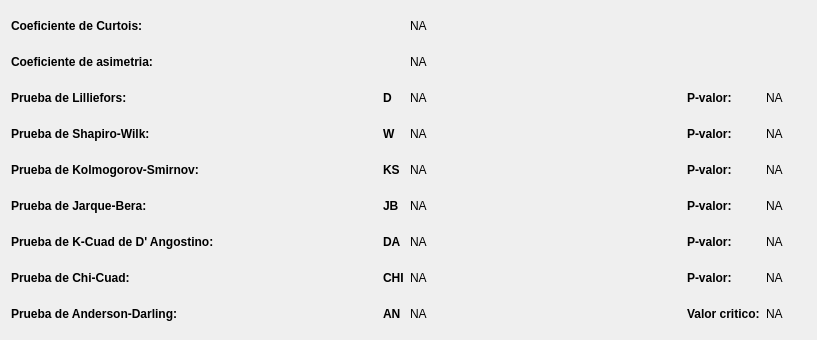
<?xml version="1.0" encoding="UTF-8"?>
<ui version="4.0">
 <class>WidgetTestNormalResidualStudentized</class>
 <widget class="QWidget" name="WidgetTestNormalResidualStudentized">
  <property name="geometry">
   <rect>
    <x>0</x>
    <y>0</y>
    <width>817</width>
    <height>340</height>
   </rect>
  </property>
  <property name="windowTitle">
   <string>Form</string>
  </property>
  <layout class="QGridLayout" name="gridLayout">
   <item row="0" column="0" colspan="2">
    <widget class="QLabel" name="labelCOEFF_CURTOSIS_RE">
     <property name="sizePolicy">
      <sizepolicy hsizetype="Maximum" vsizetype="Preferred">
       <horstretch>0</horstretch>
       <verstretch>0</verstretch>
      </sizepolicy>
     </property>
     <property name="font">
      <font>
       <weight>75</weight>
       <bold>true</bold>
      </font>
     </property>
     <property name="text">
      <string>Coeficiente de Curtois:</string>
     </property>
    </widget>
   </item>
   <item row="0" column="2" colspan="6">
    <spacer name="horizontalSpacer_10">
     <property name="orientation">
      <enum>Qt::Horizontal</enum>
     </property>
     <property name="sizeType">
      <enum>QSizePolicy::Minimum</enum>
     </property>
     <property name="sizeHint" stdset="0">
      <size>
       <width>187</width>
       <height>20</height>
      </size>
     </property>
    </spacer>
   </item>
   <item row="0" column="8">
    <widget class="QLabel" name="lOCOEFF_CURTOSIS_RE">
     <property name="sizePolicy">
      <sizepolicy hsizetype="Minimum" vsizetype="Preferred">
       <horstretch>0</horstretch>
       <verstretch>0</verstretch>
      </sizepolicy>
     </property>
     <property name="text">
      <string>NA</string>
     </property>
    </widget>
   </item>
   <item row="0" column="9" colspan="3">
    <spacer name="horizontalSpacer">
     <property name="orientation">
      <enum>Qt::Horizontal</enum>
     </property>
     <property name="sizeType">
      <enum>QSizePolicy::Minimum</enum>
     </property>
     <property name="sizeHint" stdset="0">
      <size>
       <width>355</width>
       <height>20</height>
      </size>
     </property>
    </spacer>
   </item>
   <item row="1" column="0" colspan="3">
    <widget class="QLabel" name="labelCOEFF_ASYMETRY_RE">
     <property name="sizePolicy">
      <sizepolicy hsizetype="Maximum" vsizetype="Preferred">
       <horstretch>0</horstretch>
       <verstretch>0</verstretch>
      </sizepolicy>
     </property>
     <property name="font">
      <font>
       <weight>75</weight>
       <bold>true</bold>
      </font>
     </property>
     <property name="text">
      <string>Coeficiente de asimetria:</string>
     </property>
    </widget>
   </item>
   <item row="1" column="3" colspan="5">
    <spacer name="horizontalSpacer_11">
     <property name="orientation">
      <enum>Qt::Horizontal</enum>
     </property>
     <property name="sizeType">
      <enum>QSizePolicy::Minimum</enum>
     </property>
     <property name="sizeHint" stdset="0">
      <size>
       <width>155</width>
       <height>20</height>
      </size>
     </property>
    </spacer>
   </item>
   <item row="1" column="8">
    <widget class="QLabel" name="lOCOEFF_ASYMETRY_RE">
     <property name="sizePolicy">
      <sizepolicy hsizetype="Minimum" vsizetype="Preferred">
       <horstretch>0</horstretch>
       <verstretch>0</verstretch>
      </sizepolicy>
     </property>
     <property name="text">
      <string>NA</string>
     </property>
    </widget>
   </item>
   <item row="1" column="9" colspan="3">
    <spacer name="horizontalSpacer_2">
     <property name="orientation">
      <enum>Qt::Horizontal</enum>
     </property>
     <property name="sizeType">
      <enum>QSizePolicy::Minimum</enum>
     </property>
     <property name="sizeHint" stdset="0">
      <size>
       <width>355</width>
       <height>20</height>
      </size>
     </property>
    </spacer>
   </item>
   <item row="2" column="0">
    <widget class="QLabel" name="labelLILLIEFORS_RE">
     <property name="sizePolicy">
      <sizepolicy hsizetype="Maximum" vsizetype="Preferred">
       <horstretch>0</horstretch>
       <verstretch>0</verstretch>
      </sizepolicy>
     </property>
     <property name="font">
      <font>
       <weight>75</weight>
       <bold>true</bold>
      </font>
     </property>
     <property name="text">
      <string>Prueba de Lilliefors:</string>
     </property>
    </widget>
   </item>
   <item row="2" column="1" colspan="6">
    <spacer name="horizontalSpacer_12">
     <property name="orientation">
      <enum>Qt::Horizontal</enum>
     </property>
     <property name="sizeType">
      <enum>QSizePolicy::Minimum</enum>
     </property>
     <property name="sizeHint" stdset="0">
      <size>
       <width>186</width>
       <height>20</height>
      </size>
     </property>
    </spacer>
   </item>
   <item row="2" column="7">
    <widget class="QLabel" name="labelLILLIEFORS_RE_2">
     <property name="sizePolicy">
      <sizepolicy hsizetype="Maximum" vsizetype="Preferred">
       <horstretch>0</horstretch>
       <verstretch>0</verstretch>
      </sizepolicy>
     </property>
     <property name="font">
      <font>
       <weight>75</weight>
       <bold>true</bold>
      </font>
     </property>
     <property name="text">
      <string>D</string>
     </property>
    </widget>
   </item>
   <item row="2" column="8">
    <widget class="QLabel" name="lOLILLIEFORS_RE">
     <property name="sizePolicy">
      <sizepolicy hsizetype="Minimum" vsizetype="Preferred">
       <horstretch>0</horstretch>
       <verstretch>0</verstretch>
      </sizepolicy>
     </property>
     <property name="text">
      <string>NA</string>
     </property>
    </widget>
   </item>
   <item row="2" column="9">
    <spacer name="horizontalSpacer_3">
     <property name="orientation">
      <enum>Qt::Horizontal</enum>
     </property>
     <property name="sizeType">
      <enum>QSizePolicy::Minimum</enum>
     </property>
     <property name="sizeHint" stdset="0">
      <size>
       <width>230</width>
       <height>20</height>
      </size>
     </property>
    </spacer>
   </item>
   <item row="2" column="10">
    <widget class="QLabel" name="labelLILLIEFORS_PVALUE_RE">
     <property name="sizePolicy">
      <sizepolicy hsizetype="Maximum" vsizetype="Preferred">
       <horstretch>0</horstretch>
       <verstretch>0</verstretch>
      </sizepolicy>
     </property>
     <property name="font">
      <font>
       <weight>75</weight>
       <bold>true</bold>
      </font>
     </property>
     <property name="text">
      <string>P-valor:</string>
     </property>
    </widget>
   </item>
   <item row="2" column="11">
    <widget class="QLabel" name="lOLILLIEFORS_PVALUE_RE">
     <property name="sizePolicy">
      <sizepolicy hsizetype="Minimum" vsizetype="Preferred">
       <horstretch>0</horstretch>
       <verstretch>0</verstretch>
      </sizepolicy>
     </property>
     <property name="text">
      <string>NA</string>
     </property>
    </widget>
   </item>
   <item row="3" column="0" colspan="2">
    <widget class="QLabel" name="labelSHAPIRO_WILK_RE">
     <property name="sizePolicy">
      <sizepolicy hsizetype="Maximum" vsizetype="Preferred">
       <horstretch>0</horstretch>
       <verstretch>0</verstretch>
      </sizepolicy>
     </property>
     <property name="font">
      <font>
       <weight>75</weight>
       <bold>true</bold>
      </font>
     </property>
     <property name="text">
      <string>Prueba de Shapiro-Wilk:</string>
     </property>
    </widget>
   </item>
   <item row="3" column="3" colspan="4">
    <spacer name="horizontalSpacer_13">
     <property name="orientation">
      <enum>Qt::Horizontal</enum>
     </property>
     <property name="sizeType">
      <enum>QSizePolicy::Minimum</enum>
     </property>
     <property name="sizeHint" stdset="0">
      <size>
       <width>121</width>
       <height>20</height>
      </size>
     </property>
    </spacer>
   </item>
   <item row="3" column="7">
    <widget class="QLabel" name="labelLILLIEFORS_RE_3">
     <property name="sizePolicy">
      <sizepolicy hsizetype="Maximum" vsizetype="Preferred">
       <horstretch>0</horstretch>
       <verstretch>0</verstretch>
      </sizepolicy>
     </property>
     <property name="font">
      <font>
       <weight>75</weight>
       <bold>true</bold>
      </font>
     </property>
     <property name="text">
      <string>W</string>
     </property>
    </widget>
   </item>
   <item row="3" column="8">
    <widget class="QLabel" name="lOSHAPIRO_WILK_RE">
     <property name="sizePolicy">
      <sizepolicy hsizetype="Minimum" vsizetype="Preferred">
       <horstretch>0</horstretch>
       <verstretch>0</verstretch>
      </sizepolicy>
     </property>
     <property name="text">
      <string>NA</string>
     </property>
    </widget>
   </item>
   <item row="3" column="9">
    <spacer name="horizontalSpacer_4">
     <property name="orientation">
      <enum>Qt::Horizontal</enum>
     </property>
     <property name="sizeType">
      <enum>QSizePolicy::Minimum</enum>
     </property>
     <property name="sizeHint" stdset="0">
      <size>
       <width>230</width>
       <height>20</height>
      </size>
     </property>
    </spacer>
   </item>
   <item row="3" column="10">
    <widget class="QLabel" name="labelSHAPIRO_WILK_PVALUE_RE">
     <property name="sizePolicy">
      <sizepolicy hsizetype="Maximum" vsizetype="Preferred">
       <horstretch>0</horstretch>
       <verstretch>0</verstretch>
      </sizepolicy>
     </property>
     <property name="font">
      <font>
       <weight>75</weight>
       <bold>true</bold>
      </font>
     </property>
     <property name="text">
      <string>P-valor:</string>
     </property>
    </widget>
   </item>
   <item row="3" column="11">
    <widget class="QLabel" name="lOSHAPIRO_WILK_PVALUE_RE">
     <property name="sizePolicy">
      <sizepolicy hsizetype="Minimum" vsizetype="Preferred">
       <horstretch>0</horstretch>
       <verstretch>0</verstretch>
      </sizepolicy>
     </property>
     <property name="text">
      <string>NA</string>
     </property>
    </widget>
   </item>
   <item row="4" column="0" colspan="5">
    <widget class="QLabel" name="labelKOLMOGOROV_SMIRNOV_RE">
     <property name="sizePolicy">
      <sizepolicy hsizetype="Maximum" vsizetype="Preferred">
       <horstretch>0</horstretch>
       <verstretch>0</verstretch>
      </sizepolicy>
     </property>
     <property name="font">
      <font>
       <weight>75</weight>
       <bold>true</bold>
      </font>
     </property>
     <property name="text">
      <string>Prueba de Kolmogorov-Smirnov:</string>
     </property>
    </widget>
   </item>
   <item row="4" column="5" colspan="2">
    <spacer name="horizontalSpacer_14">
     <property name="orientation">
      <enum>Qt::Horizontal</enum>
     </property>
     <property name="sizeType">
      <enum>QSizePolicy::Minimum</enum>
     </property>
     <property name="sizeHint" stdset="0">
      <size>
       <width>56</width>
       <height>20</height>
      </size>
     </property>
    </spacer>
   </item>
   <item row="4" column="7">
    <widget class="QLabel" name="labelLILLIEFORS_RE_4">
     <property name="sizePolicy">
      <sizepolicy hsizetype="Maximum" vsizetype="Preferred">
       <horstretch>0</horstretch>
       <verstretch>0</verstretch>
      </sizepolicy>
     </property>
     <property name="font">
      <font>
       <weight>75</weight>
       <bold>true</bold>
      </font>
     </property>
     <property name="text">
      <string>KS</string>
     </property>
    </widget>
   </item>
   <item row="4" column="8">
    <widget class="QLabel" name="lOKOLMOGOROV_SMIRNOV_RE">
     <property name="sizePolicy">
      <sizepolicy hsizetype="Minimum" vsizetype="Preferred">
       <horstretch>0</horstretch>
       <verstretch>0</verstretch>
      </sizepolicy>
     </property>
     <property name="text">
      <string>NA</string>
     </property>
    </widget>
   </item>
   <item row="4" column="9">
    <spacer name="horizontalSpacer_5">
     <property name="orientation">
      <enum>Qt::Horizontal</enum>
     </property>
     <property name="sizeType">
      <enum>QSizePolicy::Minimum</enum>
     </property>
     <property name="sizeHint" stdset="0">
      <size>
       <width>230</width>
       <height>20</height>
      </size>
     </property>
    </spacer>
   </item>
   <item row="4" column="10">
    <widget class="QLabel" name="labelKOLMOGOROV_SMIRNOV_PVALUE_RE">
     <property name="sizePolicy">
      <sizepolicy hsizetype="Maximum" vsizetype="Preferred">
       <horstretch>0</horstretch>
       <verstretch>0</verstretch>
      </sizepolicy>
     </property>
     <property name="font">
      <font>
       <weight>75</weight>
       <bold>true</bold>
      </font>
     </property>
     <property name="text">
      <string>P-valor:</string>
     </property>
    </widget>
   </item>
   <item row="4" column="11">
    <widget class="QLabel" name="lOKOLMOGOROV_SMIRNOV_PVALUE_RE">
     <property name="sizePolicy">
      <sizepolicy hsizetype="Minimum" vsizetype="Preferred">
       <horstretch>0</horstretch>
       <verstretch>0</verstretch>
      </sizepolicy>
     </property>
     <property name="text">
      <string>NA</string>
     </property>
    </widget>
   </item>
   <item row="5" column="0" colspan="2">
    <widget class="QLabel" name="labelJARQUE_BERA_RE">
     <property name="sizePolicy">
      <sizepolicy hsizetype="Maximum" vsizetype="Preferred">
       <horstretch>0</horstretch>
       <verstretch>0</verstretch>
      </sizepolicy>
     </property>
     <property name="font">
      <font>
       <weight>75</weight>
       <bold>true</bold>
      </font>
     </property>
     <property name="text">
      <string>Prueba de Jarque-Bera:</string>
     </property>
    </widget>
   </item>
   <item row="5" column="2" colspan="5">
    <spacer name="horizontalSpacer_18">
     <property name="orientation">
      <enum>Qt::Horizontal</enum>
     </property>
     <property name="sizeType">
      <enum>QSizePolicy::Minimum</enum>
     </property>
     <property name="sizeHint" stdset="0">
      <size>
       <width>153</width>
       <height>20</height>
      </size>
     </property>
    </spacer>
   </item>
   <item row="5" column="7">
    <widget class="QLabel" name="labelLILLIEFORS_RE_5">
     <property name="sizePolicy">
      <sizepolicy hsizetype="Maximum" vsizetype="Preferred">
       <horstretch>0</horstretch>
       <verstretch>0</verstretch>
      </sizepolicy>
     </property>
     <property name="font">
      <font>
       <weight>75</weight>
       <bold>true</bold>
      </font>
     </property>
     <property name="text">
      <string>JB</string>
     </property>
    </widget>
   </item>
   <item row="5" column="8">
    <widget class="QLabel" name="lOJARQUE_BERA_RE">
     <property name="sizePolicy">
      <sizepolicy hsizetype="Minimum" vsizetype="Preferred">
       <horstretch>0</horstretch>
       <verstretch>0</verstretch>
      </sizepolicy>
     </property>
     <property name="text">
      <string>NA</string>
     </property>
    </widget>
   </item>
   <item row="5" column="9">
    <spacer name="horizontalSpacer_6">
     <property name="orientation">
      <enum>Qt::Horizontal</enum>
     </property>
     <property name="sizeType">
      <enum>QSizePolicy::Minimum</enum>
     </property>
     <property name="sizeHint" stdset="0">
      <size>
       <width>230</width>
       <height>20</height>
      </size>
     </property>
    </spacer>
   </item>
   <item row="5" column="10">
    <widget class="QLabel" name="labelJARQUE_BERA_PVALUE_RE">
     <property name="sizePolicy">
      <sizepolicy hsizetype="Maximum" vsizetype="Preferred">
       <horstretch>0</horstretch>
       <verstretch>0</verstretch>
      </sizepolicy>
     </property>
     <property name="font">
      <font>
       <weight>75</weight>
       <bold>true</bold>
      </font>
     </property>
     <property name="text">
      <string>P-valor:</string>
     </property>
    </widget>
   </item>
   <item row="5" column="11">
    <widget class="QLabel" name="lOJARQUE_BERA_PVALUE_RE">
     <property name="sizePolicy">
      <sizepolicy hsizetype="Minimum" vsizetype="Preferred">
       <horstretch>0</horstretch>
       <verstretch>0</verstretch>
      </sizepolicy>
     </property>
     <property name="text">
      <string>NA</string>
     </property>
    </widget>
   </item>
   <item row="6" column="0" colspan="6">
    <widget class="QLabel" name="labelK_CUAD_DANGOSTINO_RE">
     <property name="sizePolicy">
      <sizepolicy hsizetype="Maximum" vsizetype="Preferred">
       <horstretch>0</horstretch>
       <verstretch>0</verstretch>
      </sizepolicy>
     </property>
     <property name="font">
      <font>
       <weight>75</weight>
       <bold>true</bold>
      </font>
     </property>
     <property name="text">
      <string>Prueba de K-Cuad de D' Angostino:</string>
     </property>
    </widget>
   </item>
   <item row="6" column="6">
    <spacer name="horizontalSpacer_15">
     <property name="orientation">
      <enum>Qt::Horizontal</enum>
     </property>
     <property name="sizeType">
      <enum>QSizePolicy::Minimum</enum>
     </property>
     <property name="sizeHint" stdset="0">
      <size>
       <width>23</width>
       <height>20</height>
      </size>
     </property>
    </spacer>
   </item>
   <item row="6" column="7">
    <widget class="QLabel" name="labelLILLIEFORS_RE_6">
     <property name="sizePolicy">
      <sizepolicy hsizetype="Maximum" vsizetype="Preferred">
       <horstretch>0</horstretch>
       <verstretch>0</verstretch>
      </sizepolicy>
     </property>
     <property name="font">
      <font>
       <weight>75</weight>
       <bold>true</bold>
      </font>
     </property>
     <property name="text">
      <string>DA</string>
     </property>
    </widget>
   </item>
   <item row="6" column="8">
    <widget class="QLabel" name="lOK_CUAD_DANGOSTINO_RE">
     <property name="sizePolicy">
      <sizepolicy hsizetype="Minimum" vsizetype="Preferred">
       <horstretch>0</horstretch>
       <verstretch>0</verstretch>
      </sizepolicy>
     </property>
     <property name="text">
      <string>NA</string>
     </property>
    </widget>
   </item>
   <item row="6" column="9">
    <spacer name="horizontalSpacer_7">
     <property name="orientation">
      <enum>Qt::Horizontal</enum>
     </property>
     <property name="sizeType">
      <enum>QSizePolicy::Minimum</enum>
     </property>
     <property name="sizeHint" stdset="0">
      <size>
       <width>230</width>
       <height>20</height>
      </size>
     </property>
    </spacer>
   </item>
   <item row="6" column="10">
    <widget class="QLabel" name="labelK_CUAD_DANGOSTINO_PVALUE_RE">
     <property name="sizePolicy">
      <sizepolicy hsizetype="Maximum" vsizetype="Preferred">
       <horstretch>0</horstretch>
       <verstretch>0</verstretch>
      </sizepolicy>
     </property>
     <property name="font">
      <font>
       <weight>75</weight>
       <bold>true</bold>
      </font>
     </property>
     <property name="text">
      <string>P-valor:</string>
     </property>
    </widget>
   </item>
   <item row="6" column="11">
    <widget class="QLabel" name="lOK_CUAD_DANGOSTINO_PVALUE_RE">
     <property name="sizePolicy">
      <sizepolicy hsizetype="Minimum" vsizetype="Preferred">
       <horstretch>0</horstretch>
       <verstretch>0</verstretch>
      </sizepolicy>
     </property>
     <property name="text">
      <string>NA</string>
     </property>
    </widget>
   </item>
   <item row="7" column="0">
    <widget class="QLabel" name="labelCHI_SQUARE_RE">
     <property name="sizePolicy">
      <sizepolicy hsizetype="Maximum" vsizetype="Preferred">
       <horstretch>0</horstretch>
       <verstretch>0</verstretch>
      </sizepolicy>
     </property>
     <property name="font">
      <font>
       <weight>75</weight>
       <bold>true</bold>
      </font>
     </property>
     <property name="text">
      <string>Prueba de Chi-Cuad:</string>
     </property>
    </widget>
   </item>
   <item row="7" column="1" colspan="6">
    <spacer name="horizontalSpacer_16">
     <property name="orientation">
      <enum>Qt::Horizontal</enum>
     </property>
     <property name="sizeType">
      <enum>QSizePolicy::Minimum</enum>
     </property>
     <property name="sizeHint" stdset="0">
      <size>
       <width>186</width>
       <height>20</height>
      </size>
     </property>
    </spacer>
   </item>
   <item row="7" column="7">
    <widget class="QLabel" name="labelLILLIEFORS_RE_7">
     <property name="sizePolicy">
      <sizepolicy hsizetype="Maximum" vsizetype="Preferred">
       <horstretch>0</horstretch>
       <verstretch>0</verstretch>
      </sizepolicy>
     </property>
     <property name="font">
      <font>
       <weight>75</weight>
       <bold>true</bold>
      </font>
     </property>
     <property name="text">
      <string>CHI</string>
     </property>
    </widget>
   </item>
   <item row="7" column="8">
    <widget class="QLabel" name="lOCHI_SQUARE_RE">
     <property name="sizePolicy">
      <sizepolicy hsizetype="Minimum" vsizetype="Preferred">
       <horstretch>0</horstretch>
       <verstretch>0</verstretch>
      </sizepolicy>
     </property>
     <property name="text">
      <string>NA</string>
     </property>
    </widget>
   </item>
   <item row="7" column="9">
    <spacer name="horizontalSpacer_8">
     <property name="orientation">
      <enum>Qt::Horizontal</enum>
     </property>
     <property name="sizeType">
      <enum>QSizePolicy::Minimum</enum>
     </property>
     <property name="sizeHint" stdset="0">
      <size>
       <width>230</width>
       <height>20</height>
      </size>
     </property>
    </spacer>
   </item>
   <item row="7" column="10">
    <widget class="QLabel" name="labelCHI_SQUARE_PVALUE_RE">
     <property name="sizePolicy">
      <sizepolicy hsizetype="Maximum" vsizetype="Preferred">
       <horstretch>0</horstretch>
       <verstretch>0</verstretch>
      </sizepolicy>
     </property>
     <property name="font">
      <font>
       <weight>75</weight>
       <bold>true</bold>
      </font>
     </property>
     <property name="text">
      <string>P-valor:</string>
     </property>
    </widget>
   </item>
   <item row="7" column="11">
    <widget class="QLabel" name="lOCHI_SQUARE_PVALUE_RE">
     <property name="sizePolicy">
      <sizepolicy hsizetype="Minimum" vsizetype="Preferred">
       <horstretch>0</horstretch>
       <verstretch>0</verstretch>
      </sizepolicy>
     </property>
     <property name="text">
      <string>NA</string>
     </property>
    </widget>
   </item>
   <item row="8" column="0" colspan="4">
    <widget class="QLabel" name="labelANDERSON_DARLING_RE">
     <property name="sizePolicy">
      <sizepolicy hsizetype="Maximum" vsizetype="Preferred">
       <horstretch>0</horstretch>
       <verstretch>0</verstretch>
      </sizepolicy>
     </property>
     <property name="font">
      <font>
       <weight>75</weight>
       <bold>true</bold>
      </font>
     </property>
     <property name="text">
      <string>Prueba de Anderson-Darling:</string>
     </property>
    </widget>
   </item>
   <item row="8" column="4" colspan="3">
    <spacer name="horizontalSpacer_17">
     <property name="orientation">
      <enum>Qt::Horizontal</enum>
     </property>
     <property name="sizeType">
      <enum>QSizePolicy::Minimum</enum>
     </property>
     <property name="sizeHint" stdset="0">
      <size>
       <width>88</width>
       <height>20</height>
      </size>
     </property>
    </spacer>
   </item>
   <item row="8" column="7">
    <widget class="QLabel" name="labelLILLIEFORS_RE_8">
     <property name="sizePolicy">
      <sizepolicy hsizetype="Maximum" vsizetype="Preferred">
       <horstretch>0</horstretch>
       <verstretch>0</verstretch>
      </sizepolicy>
     </property>
     <property name="font">
      <font>
       <weight>75</weight>
       <bold>true</bold>
      </font>
     </property>
     <property name="text">
      <string>AN</string>
     </property>
    </widget>
   </item>
   <item row="8" column="8">
    <widget class="QLabel" name="lOANDERSON_DARLING_RE">
     <property name="sizePolicy">
      <sizepolicy hsizetype="Minimum" vsizetype="Preferred">
       <horstretch>0</horstretch>
       <verstretch>0</verstretch>
      </sizepolicy>
     </property>
     <property name="text">
      <string>NA</string>
     </property>
    </widget>
   </item>
   <item row="8" column="9">
    <spacer name="horizontalSpacer_9">
     <property name="orientation">
      <enum>Qt::Horizontal</enum>
     </property>
     <property name="sizeType">
      <enum>QSizePolicy::Minimum</enum>
     </property>
     <property name="sizeHint" stdset="0">
      <size>
       <width>230</width>
       <height>20</height>
      </size>
     </property>
    </spacer>
   </item>
   <item row="8" column="10">
    <widget class="QLabel" name="labelANDERSON_DARLING_PVALUE_RE">
     <property name="sizePolicy">
      <sizepolicy hsizetype="Maximum" vsizetype="Preferred">
       <horstretch>0</horstretch>
       <verstretch>0</verstretch>
      </sizepolicy>
     </property>
     <property name="font">
      <font>
       <weight>75</weight>
       <bold>true</bold>
      </font>
     </property>
     <property name="text">
      <string>Valor critico:</string>
     </property>
    </widget>
   </item>
   <item row="8" column="11">
    <widget class="QLabel" name="lOANDERSON_DARLING_PVALUE_RE">
     <property name="sizePolicy">
      <sizepolicy hsizetype="Minimum" vsizetype="Preferred">
       <horstretch>0</horstretch>
       <verstretch>0</verstretch>
      </sizepolicy>
     </property>
     <property name="text">
      <string>NA</string>
     </property>
    </widget>
   </item>
  </layout>
 </widget>
 <resources/>
 <connections/>
</ui>
